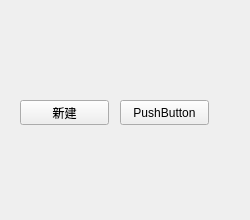
<?xml version="1.0" encoding="UTF-8"?>
<ui version="4.0">
 <class>fuzz</class>
 <widget class="QWidget" name="fuzz">
  <property name="geometry">
   <rect>
    <x>0</x>
    <y>0</y>
    <width>250</width>
    <height>220</height>
   </rect>
  </property>
  <property name="windowTitle">
   <string>fuzz</string>
  </property>
  <widget class="QPushButton" name="pushButton">
   <property name="geometry">
    <rect>
     <x>20</x>
     <y>100</y>
     <width>89</width>
     <height>25</height>
    </rect>
   </property>
   <property name="text">
    <string>新建</string>
   </property>
  </widget>
  <widget class="QPushButton" name="pushButton_2">
   <property name="geometry">
    <rect>
     <x>120</x>
     <y>100</y>
     <width>89</width>
     <height>25</height>
    </rect>
   </property>
   <property name="text">
    <string>PushButton</string>
   </property>
  </widget>
 </widget>
 <resources/>
 <connections/>
</ui>
